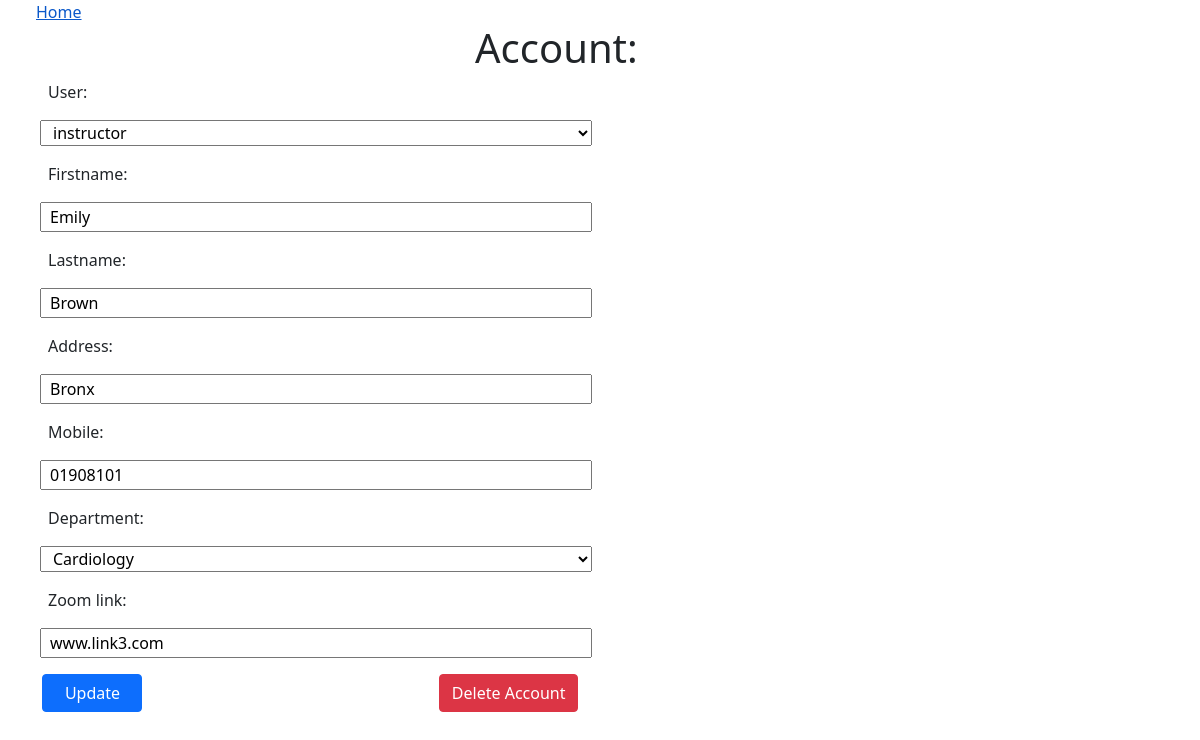
Screenshot of /account/ (signed in) with the database file from the repository.
### appointments/models.py (models this page shows, shortened)
class Doctor(models.Model):
    Departments = [
        ("Cardiology", "Cardiology"),
        ("Neurology", "Neurology"),
        ("Dermatology", "Dermatology"),
        ("Cancer", "Cancer"),
        ("Psychiatric" , "Psychiatric")
    ]
    user = models.OneToOneField(User, on_delete=models.CASCADE ,null= True)
    firstname =models.CharField(max_length=200)
    lastname = models.CharField(max_length=200)
    address = models.CharField(max_length=200, null= True)
    mobile = models.CharField(max_length=100,null=True)
    department= models.CharField(max_length=100, choices= Departments)
    status = models.BooleanField(default=True)
    zoom_link = models.CharField(max_length= 300, null= True)

### accountpage/views.py (the view)
# urls.py: path('account/', views.getUser), #isdoctor=1 =>Doctor; =0 =>Patient
def getUser(request): #Get user page with info to edit
	try: #avoid invalid id error
		if (request.session['user_type']=='1'):
			p = User.objects.get(id=request.session['id'])
			user = Doctor.objects.get(user=p)
			form = DoctorForm(instance=user)
		elif (request.session['user_type']=='0'):
			p = User.objects.get(id=request.session['id'])
			user = Patient.objects.get(user=p)
			form = PatientForm(instance=user)
		else:
			return redirect('/')
		form.fields['status'].widget = forms.HiddenInput()
		if request.method == 'POST': #Edit User (editUser)
			if request.session['user_type']=='1':
				form = DoctorForm(request.POST, instance=user)
			elif request.session['user_type']=='0':
				form = PatientForm(request.POST, instance=user)
			if form.is_valid():
				form.save()
				form.fields['status'].widget = forms.HiddenInput()
				return render(request, 'account.html', {'form': form, 'id':request.session['id'], 'isdoctor':request.session['user_type'] } ) #NOTE: VARIABLES IN HTML CANNOT START WITH '_' SO NO "_id"
			else:
				print('form is not valid',form.errors, form.cleaned_data)
				return render(request, 'account.html', {'form': form, 'id':request.session['id'], 'isdoctor':request.session['user_type'] } )
		else: # See User data. Logically renders first since first accessed thorugh GET
			return render(request, 'account.html', {'form': form, 'id':request.session['id'], 'isdoctor':request.session['user_type'] } )
	except:
		print("Exception occurring")
		return redirect('/')

### accountpage/forms.py
class DoctorForm(forms.ModelForm):
    class Meta:
        model = Doctor
        fields = '__all__' # fields = ['firstname','lastname','address','mobile','department','zoom_link']

### templates/account.html (shortened to what this page needs)
<!DOCTYPE html>
<html lang="en">
<head>
    <link href="https://cdn.jsdelivr.net/npm/bootstrap@5.0.0-beta3/dist/css/bootstrap.min.css" rel="stylesheet">
</head>
<body>
    <a href='/' style="padding: 3%;">Home</a>
<div class="mx-auto" style="width: 250px;">
    <h1>Account:</h1>
</div>
<form method="POST" class="row g-3" style="padding-left: 4%; max-width: 600px;">
    {{ form  }}
    <div style="display: flex; justify-content: space-between; margin-left: -1%;  margin-bottom: 3%;">
        <button class="btn btn-primary" style="width: 100px;" type="submit">
            Update
        </button>
        <a class="btn btn-danger" style="" href="/delete/">Delete Account</a>
    </div>
</form>
</body>
</html>

### rows the page displays
Doctor: user "instructor", firstname "Emily", lastname "Brown", address "Bronx", mobile "01908101", department "Cardiology", zoom_link "www.link3.com"
